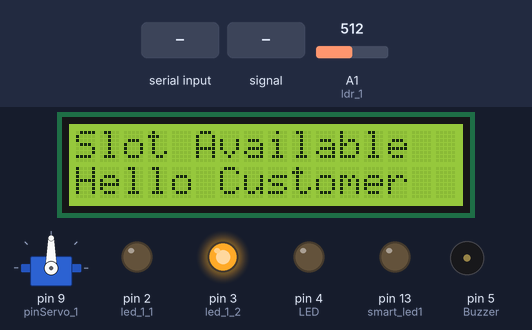
Bench run of a sketch on a simulated Arduino Uno, built with avr-gcc and run on an emulated ATmega328P. Shown: 16×2 character LCD, servo, output pins drawn as LEDs (lit = HIGH), buzzer (waves = sounding, pin HIGH). Inputs (shaded band) come from the test bench; at power-on: A1 (ldr_1) = 512. What the sketch prints to the serial monitor is not drawn.

Above: at 1.2 s.
1.3 s: "2\n" received over Serial
At 2.1 s:
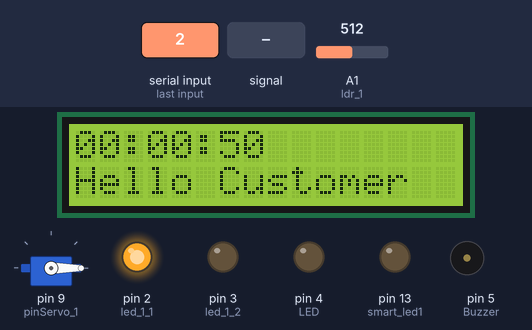
4.3 s: A1 (ldr_1) fed a 200 Hz sine of ±255 counts around its level
At 5.1 s:
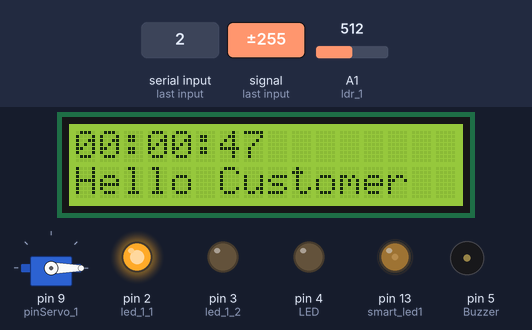
7.3 s: A1 (ldr_1) set to 290
At 8.7 s:
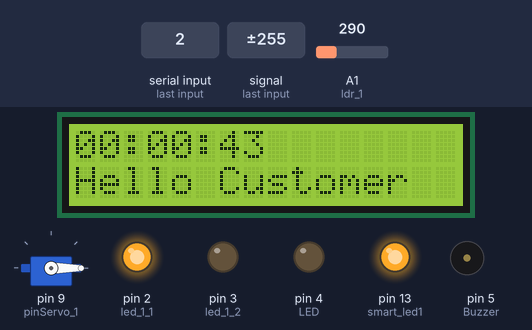
10.3 s: A1 (ldr_1) fed a 1000 Hz sine of ±255 counts around its level
Timing chart, 0 to 51.8 s (numbered marks = the images above; inputs shaded):
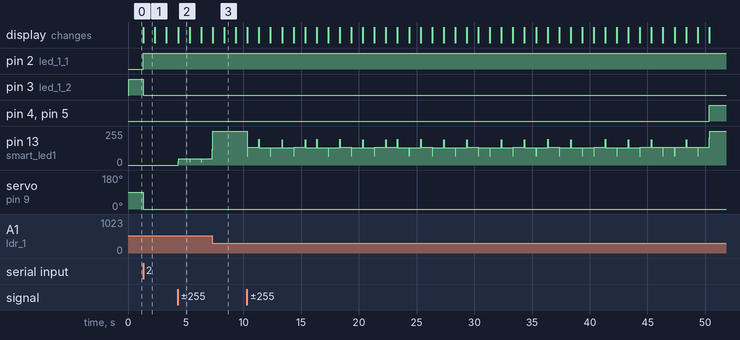

Measured:
- after the input at 1.3 s, pin 2 (led_1_1): LOW → HIGH at once; pin 3 (led_1_2): HIGH → LOW at once; servo on pin 9 (pinServo_1): 90° → 0° at once; the display: changes at once (image 1)
- after the input at 4.3 s, pin 13 (smart_led1): 0/255 → 48/255 after 0.05 s
- what the display in image 1 shows lasts 1.0 s, from 1.3 s to 2.3 s

The sketch:

main_drivein.ino
```cpp
//#include <BluetoothSerial.h>
#include <SoftwareSerial.h>

SoftwareSerial bluetoothSerial(1,0);  //RX , TX

char data = 0;  //declaring Variable for storing received data from bluetooth

#include <Wire.h>
#include <LiquidCrystal_I2C.h>

// Define instance for LCD I2C display
LiquidCrystal_I2C lcd(0x27, 16, 2);

#include <Servo.h>


/*Smart Led PINS*/
const int led_1_1 = 2;
const int led_1_2 = 3;


/*Servo PINS*/
Servo servo1;

const int pinServo_1=9;

/*Smart lightneing Pins*/
//Declare a variable used later in the program.
#define ldr_1 A1
#define smart_led1 13 //A3

int ldrValue_1; //Declare variable of type (int) and name (ldrValue)

/*Buzzer and sensor , light*/
#define LED 4
#define Buzzer 5
//#define Sensor A0


void setup() {
  Serial.begin(9600);  // baud rate for serial data transmission

  bluetoothSerial.begin(9600);  //for bluetooth

  //counting down
  lcd.init();       // Initialize the LCD display screen
  lcd.backlight();  // Turn on backlight of LCD display screen.

  // Print a message to the LCD.
  lcd.setCursor(0, 0);          // Go to position column 2 & row 1
  lcd.print("Slot Available");   // Print "Hello, World!"


  pinMode(led_1_1, OUTPUT);  //Initialize pin as output.
  pinMode(led_1_2, OUTPUT);  //Initialize pin as output.


  servo1.attach(pinServo_1);

  /*initial state no reservation*/
  digitalWrite(led_1_1, LOW);
  digitalWrite(led_1_2, HIGH);


  pinMode(LED, OUTPUT);
  pinMode(Buzzer, OUTPUT);

  /*smart Lightning Setup*/
  pinMode(smart_led1, OUTPUT); //Initialize pin as output.
  pinMode(ldr_1,INPUT);

}

/*Led Reservation*/

void LED_Reservation(char d)
 {
  /*Slot 1 Reserved*/
  if (d == '1') {
    digitalWrite(led_1_2, HIGH);
    digitalWrite(led_1_1, LOW);
    digitalWrite(LED, LOW);
  }

  /*Slot 1 UnReserved*/
  if (d == '2') {
    digitalWrite(led_1_1, HIGH);
    digitalWrite(led_1_2, LOW);
    digitalWrite(LED, LOW);
  }


 }

 void Servo_parking(char d){

   /*Arrived at slot 1*/
   if(d == '1'){
     servo1.write(90);
   }

  /*leave at slot 1*/
  if(d == '2'){
     servo1.write(-90);
  }


}

void SmartLightnening()
{
    ldrValue_1 = analogRead(ldr_1); //Store the value of the LDR reading in the variable.

  //analogWrite(led, ldrValue); //Output this value through PWM.
  if(ldrValue_1 <=300){
    digitalWrite(smart_led1, HIGH);
    //tone(led,1000);
  }
  else{
    digitalWrite(smart_led1, LOW);
    //noTone(led);
  }


}

void Counting_Down (int data){

  unsigned long previousMillis = 0;  // variable to store the previous time
  const long interval = 1000;        // interval at which to update the clock (in milliseconds)

  int hours = 0;
  int minutes = 0;
  int seconds = 50;
  lcd.setCursor(0, 1);          // Go to position column 2 & row 1
  lcd.print("Hello Customer");   // Print "Hello, World!"

  if (data == '2'){
  while(1){

      //Smoking_sense();

  SmartLightnening();
  unsigned long currentMillis = millis();  // get the current time in milliseconds

  // Update the clock display every second
  if (currentMillis - previousMillis >= interval) {
    previousMillis = currentMillis;

        // Display the clock and date on the first row of the LCD screen
    lcd.setCursor(0, 0);
    lcd.print(hours < 10 ? "0" : "");
    lcd.print(hours);
    lcd.print(":");
    lcd.print(minutes < 10 ? "0" : "");
    lcd.print(minutes);
    lcd.print(":");
    lcd.print(seconds < 10 ? "0" : "");
    lcd.print(seconds);
    lcd.print("           ");
    lcd.setCursor(0, 1);


    seconds = seconds - 1;

          if(hours == 0 && minutes == 0 && seconds == 0){
      lcd.setCursor(0, 0);
      lcd.print("Time is up     ");
      lcd.setCursor(0, 1);
      lcd.print("See You Soon :)");

      digitalWrite(Buzzer, HIGH);
      digitalWrite(LED, HIGH);

      delay(10000);
      data=0;
      return;
    }

    if (seconds == 0){
        minutes = minutes-1;
        if(minutes == 0){
          seconds=59;
          continue;
        }
        seconds = 59;
    }
    if(minutes==0 && hours == 0){
      continue;
    }

    if (minutes == 0){
      minutes = 59;
      if(hours == 0)
        continue;
      hours = hours - 1;

    }


  }

  }

  }

}

// void Smoking_sensor(){

//     // Check for gas level > 400
//   int value = analogRead(Sensor);

//   if (value > 400) {
//     digitalWrite(LED, HIGH);
//     digitalWrite(Buzzer, HIGH);
//     lcd.setCursor(0, 0);
//     lcd.print("Gas Level :");
//     lcd.print(value);
//     lcd.print("    ");
//     lcd.setCursor(0, 1);
//     lcd.print("GAS Detected!");
//   } else {
//     digitalWrite(LED, LOW);
//     digitalWrite(Buzzer, LOW);

//   }

// }


void loop()
{

  if (Serial.available() > 0)  // checks if any data is received through serial monitor
  {
    data = Serial.read(); /*Reading any receiving data and storing it into variable named data*/
    //for debug
    Serial.print(data);  //displaying the data
    Serial.print("\n");  //adding space by giving a New line
  }

  LED_Reservation(data);

  Servo_parking(data);

  Counting_Down (data);

  //Smoking_sensor();

  SmartLightnening();

}
```
